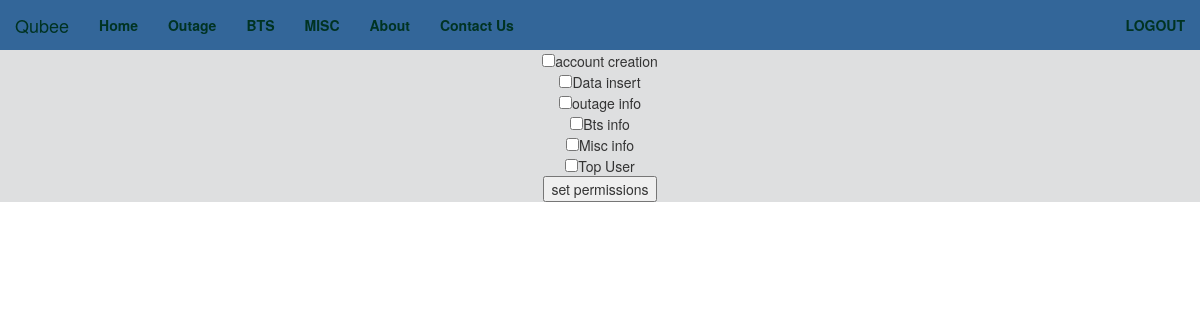
Screenshot of /permissions.php with the database file from the repository.
### tables this page shows
CREATE TABLE `permissions` (
  `perm_id` int(11) NOT NULL,
  `perm_desc` varchar(100) NOT NULL
);

### permissions.php (the view, shortened to what this page needs)
<!DOCTYPE html>
<html lang="en">
<head>
</head>
<body>
<?php
include 'menu2.php';
?>
<?php
$dbc=mysqli_connect('localhost','root','','qubee')
or die('Error for establishing connection');
?>
<?php
  $query3="SELECT * FROM permissions";
 $result=mysqli_query($dbc,$query3);
 while($row=mysqli_fetch_array($result)){
 	?>
 	<form action="permissions.php" method="post">
 		<?php
	echo '<input type="checkbox" name="toinsert[]" value="'.$row['perm_id'].'">'.$row['perm_desc'].'<br>';
}
    ?>
     <input type="submit" name="submit" value="set permissions">
 </form>
</body>
</html>

### style.css (style rules this page uses)
form { background:#dedfe0; text-align:center; }

### rows the page displays
permissions: perm_desc "account creation"
permissions: perm_desc "Data insert"
permissions: perm_desc "outage info"
permissions: perm_desc "Bts info"
permissions: perm_desc "Misc info"
permissions: perm_desc "Top User"
